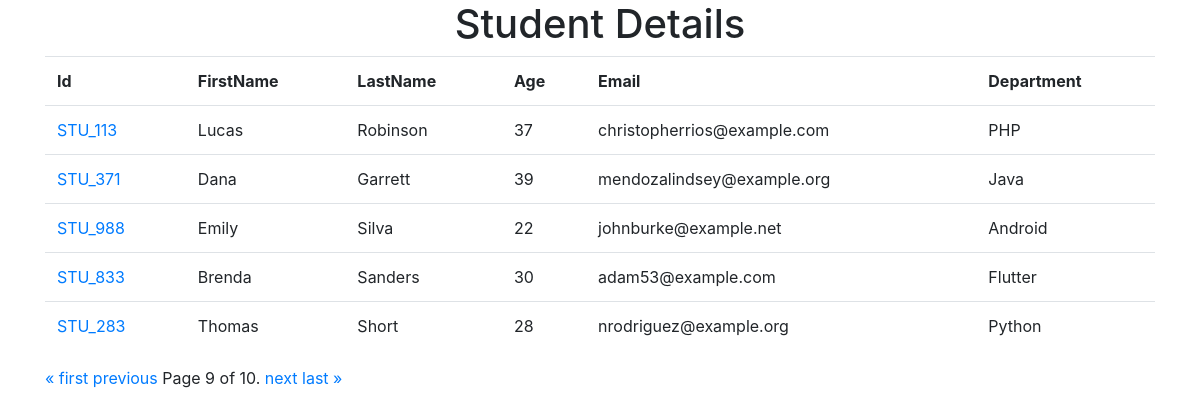
The page /?page=9 on the database its author committed.
### studentapp/models.py (models this page shows)
class Student(models.Model):
    dept = models.ForeignKey(Department, on_delete=models.CASCADE)
    student_id = models.OneToOneField(StudentId, on_delete=models.CASCADE)
    firstname = models.CharField(max_length=50)
    lastname = models.CharField(max_length=50)
    age = models.IntegerField()
    email=models.CharField(max_length=50)

class StudentId(models.Model):
    student_id = models.CharField(max_length=20)

class Department(models.Model):
    deptname = models.CharField(max_length=50)

### studentapp/views.py (the view)
# urls.py: path("",index,name="index"),
def index(request):
    studentData = Student.objects.all()
    paginator = Paginator(studentData, 5)
    page_number = request.GET.get("page")
    page_obj = paginator.get_page(page_number)
    return render(request, 'index.html',{"studentData":page_obj})

### templates/index.html (shortened to what this page needs)
<!DOCTYPE html>
<html lang="en">
<head>
    <link rel="stylesheet" href="https://cdn.jsdelivr.net/npm/bootstrap@4.4.1/dist/css/bootstrap.min.css"
>
</head>
<body>
    <div class="container">
        <div class="row">
            <div class="col-12">
                <h1 align="center">Student Details</h1>
                <table class="table">
                    <tr>
                        <th>Id</th>
                        <th>FirstName</th>
                        <th>LastName</th>
                        <th>Age</th>
                        <th>Email</th>
                        <th>Department</th>
                    </tr>
                    {%for i in studentData%}
                    <tr>
                        <td><a href="{%url 'marks' i.student_id.student_id%}">{{i.student_id.student_id}}</a></td>
                        <td>{{i.firstname}}</td>
                        <td>{{i.lastname}}</td>
                        <td>{{i.age}}</td>
                        <td>{{i.email}}</td>
                        <td>{{i.dept.deptname}}</td>
                    </tr>
                    {%endfor%}
                </table>
                <div class="pagination">
                    <span class="step-links">
                        {% if studentData.has_previous %}
                        <a href="?page=1">&laquo; first</a>
                        <a href="?page={{ studentData.previous_page_number }}">previous</a>
                        {% endif %}
                        <span class="current">
                            Page {{ studentData.number }} of {{ studentData.paginator.num_pages }}.
                        </span>
                        {% if studentData.has_next %}
                        <a href="?page={{ studentData.next_page_number }}">next</a>
                        <a href="?page={{ studentData.paginator.num_pages }}">last &raquo;</a>
                        {% endif %}
                    </span>
                </div>
            </div>
        </div>
    </div>
</body>
</html>

### rows shown on the page
Student: student_id.student_id "STU_113", firstname "Lucas", lastname "Robinson", age "37", email "christopherrios@example.com", dept.deptname "PHP"
Student: student_id.student_id "STU_371", firstname "Dana", lastname "Garrett", age "39", email "mendozalindsey@example.org", dept.deptname "Java"
Student: student_id.student_id "STU_988", firstname "Emily", lastname "Silva", age "22", email "johnburke@example.net", dept.deptname "Android"
Student: student_id.student_id "STU_833", firstname "Brenda", lastname "Sanders", age "30", email "adam53@example.com", dept.deptname "Flutter"
Student: student_id.student_id "STU_283", firstname "Thomas", lastname "Short", age "28", email "nrodriguez@example.org", dept.deptname "Python"

### other values the page prints
{{ studentData.number }} "9"
{{ studentData.paginator.num_pages }} "10"
